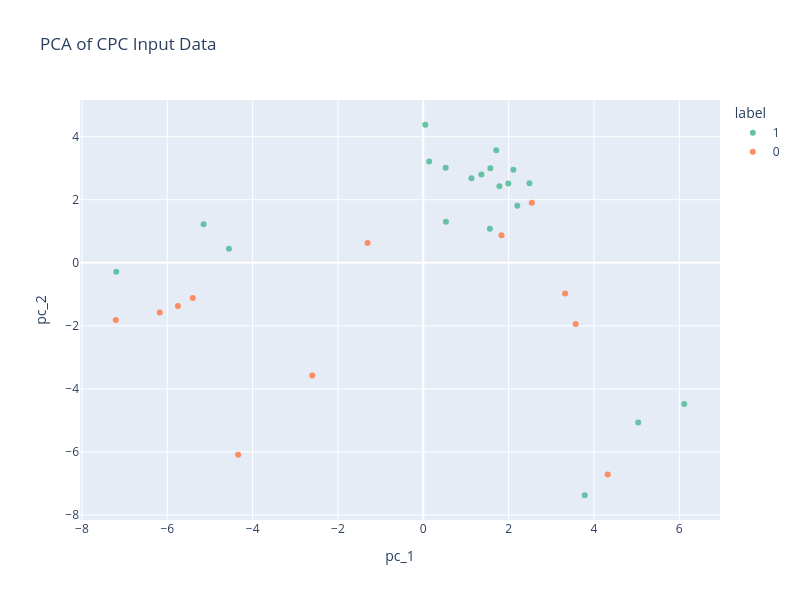

The notebook cell this image was saved under:
### Code cell
px.scatter(
    df_data_pca,
    x="pc_1",
    y="pc_2",
    color="label",
    title="PCA of CPC Input Data",
    width=800,
    height=600,
    color_discrete_sequence=px.colors.qualitative.Set2,
)

### Figure 1 — Plotly figure (JSON) as saved in the notebook; plotly's stock layout.template omitted (floating-point values rounded to 4 significant figures)
{"data": [{"hovertemplate": "label=1<br>pc_1=%{x}<br>pc_2=%{y}<extra></extra>", "legendgroup": "1", "marker": {"color": "rgb(102,194,165)", "symbol": "circle"}, "mode": "markers", "name": "1", "orientation": "v", "showlegend": true, "type": "scatter", "x": [6.116, 1.129, 1.573, 0.138, 5.038, 0.5249, 2.111, 1.992, -4.555, 1.784, 0.5313, 1.363, 1.71, 3.785, 1.561, 2.203, -7.197, -5.149, 2.488, 0.04826], "xaxis": "x", "y": [-4.477, 2.686, 3.002, 3.218, -5.066, 3.019, 2.954, 2.516, 0.4443, 2.43, 1.301, 2.802, 3.57, -7.374, 1.078, 1.811, -0.2814, 1.224, 2.525, 4.38], "yaxis": "y"}, {"hovertemplate": "label=0<br>pc_1=%{x}<br>pc_2=%{y}<extra></extra>", "legendgroup": "0", "marker": {"color": "rgb(252,141,98)", "symbol": "circle"}, "mode": "markers", "name": "0", "orientation": "v", "showlegend": true, "type": "scatter", "x": [-5.752, 2.544, -2.603, 3.572, 4.323, -6.177, -5.403, 3.324, -7.208, -1.306, -4.34, 1.832], "xaxis": "x", "y": [-1.372, 1.906, -3.576, -1.938, -6.712, -1.576, -1.118, -0.9721, -1.815, 0.6267, -6.092, 0.8773], "yaxis": "y"}], "layout": {"height": 600, "legend": {"title": {"text": "label"}, "tracegroupgap": 0}, "title": {"text": "PCA of CPC Input Data"}, "width": 800, "xaxis": {"anchor": "y", "domain": [0, 1], "title": {"text": "pc_1"}}, "yaxis": {"anchor": "x", "domain": [0, 1], "title": {"text": "pc_2"}}}}
